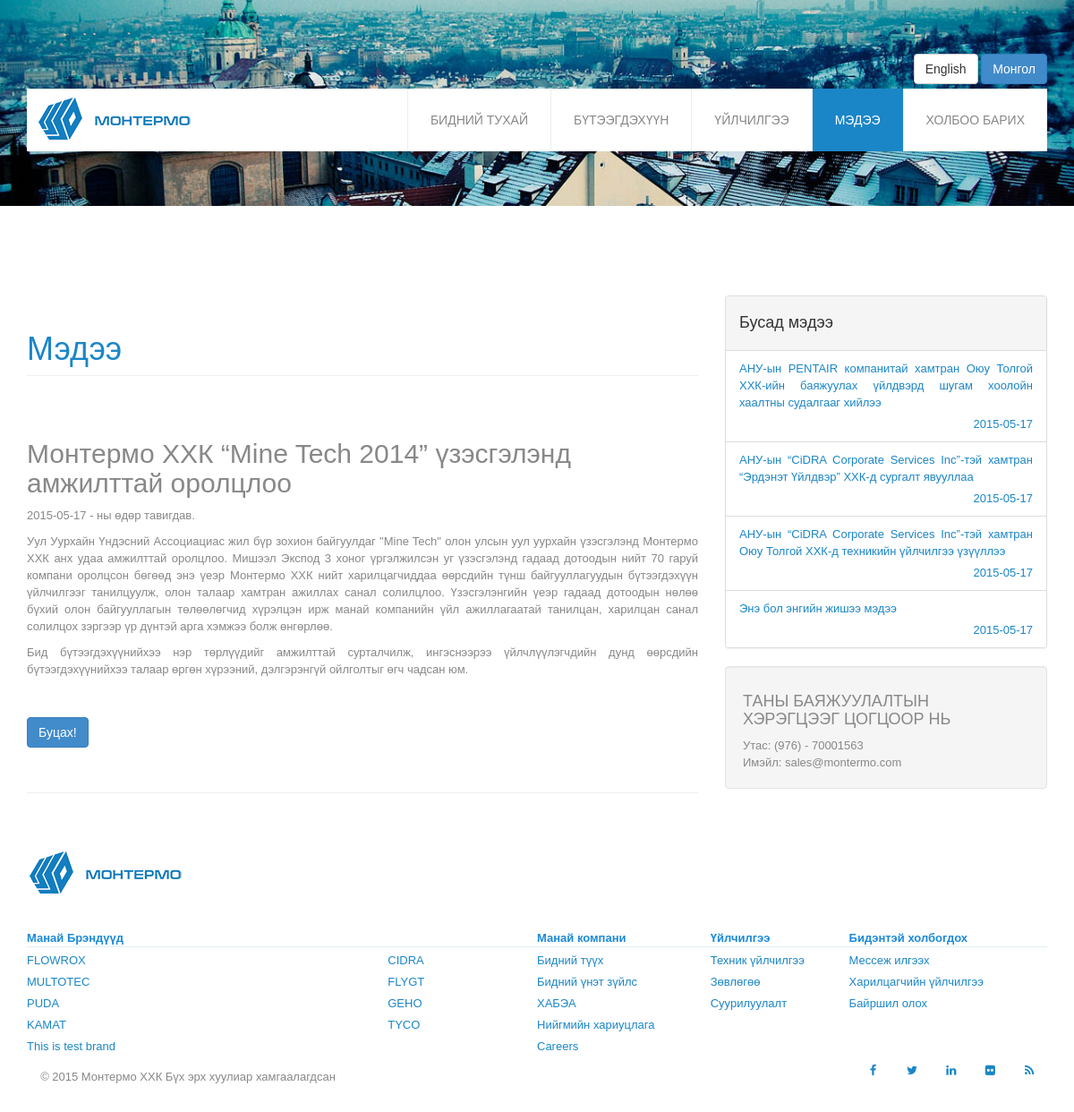
The page /mon/newsSpecific.php?news_id=12 on the database as committed earlier.
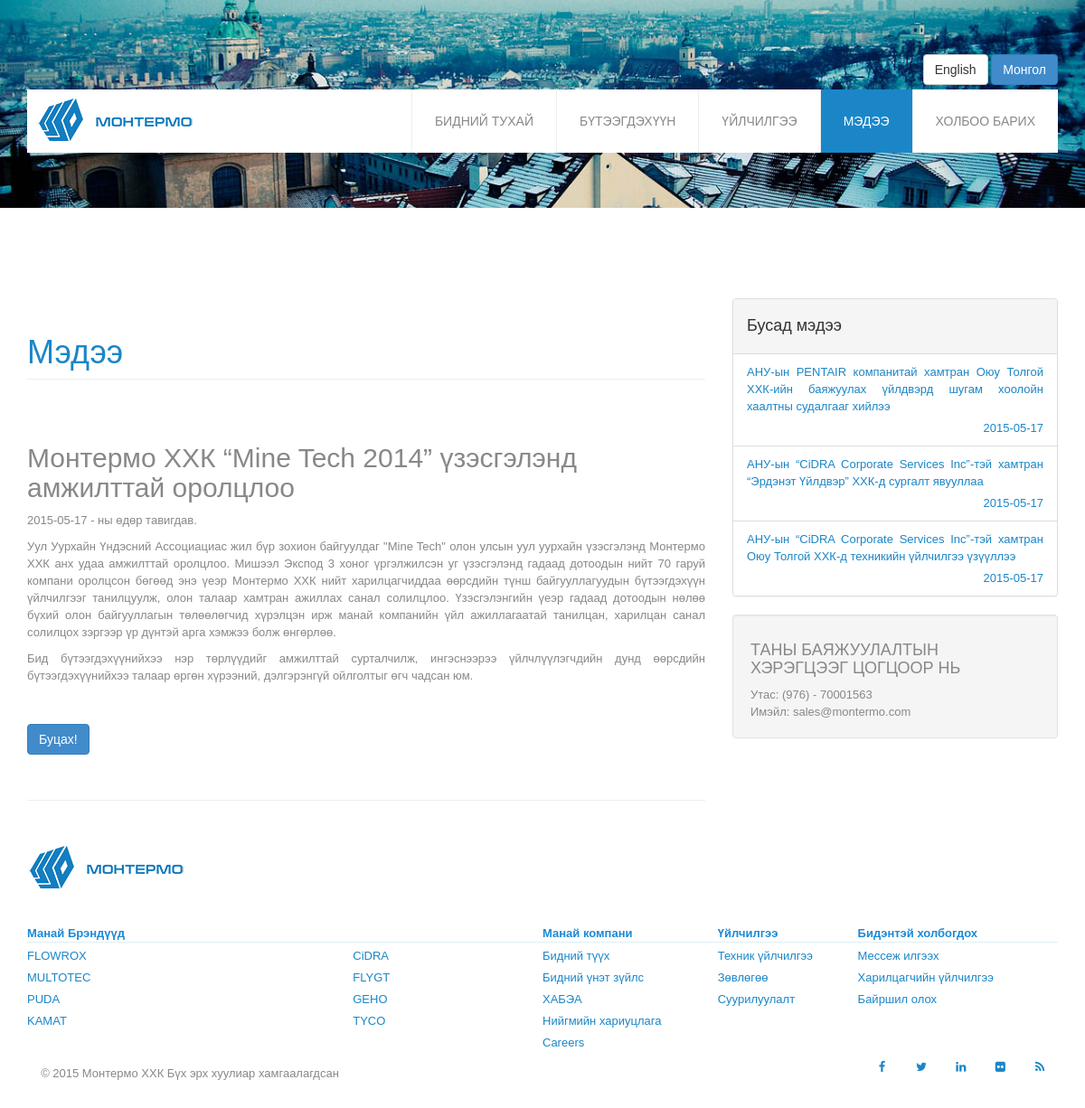
The same page on the database as committed later.
### tables this page shows
CREATE TABLE IF NOT EXISTS `news` (
  `news_id` int(100) NOT NULL AUTO_INCREMENT,
  `news_text` text NOT NULL,
  `news_header` varchar(155) NOT NULL,
  `news_date` date NOT NULL,
  `news_thumb` varchar(50) NOT NULL,
  `news_lang` varchar(10) NOT NULL,
  PRIMARY KEY (`news_id`),
  KEY `news_id` (`news_id`)
);

CREATE TABLE IF NOT EXISTS `brands` (
  `brand_id` int(100) NOT NULL AUTO_INCREMENT,
  `brand_title` varchar(255) NOT NULL,
  `brand_short_desc` text,
  `brand_description` text NOT NULL,
  `brand_logo` varchar(50) NOT NULL,
  `brand_lang` varchar(10) NOT NULL,
  PRIMARY KEY (`brand_id`),
  KEY `brand_id` (`brand_id`)
);

### admin/backend/db.php (called while the page is built, shortened)
<?php
    class Connector {
        private $host = "localhost";
        private $user = "root";
        private $pass = "acep123";
        private $dbname = "montermo";
        private $dbh;
        private $stmt;
        public function __construct() {
            $dsn = 'mysql:host=' . $this->host . ';dbname=' . $this->dbname . ';charset=utf8';
            $options = array(
                PDO::ATTR_PERSISTENT => true,
                PDO::ATTR_ERRMODE => PDO::ERRMODE_EXCEPTION
            );
            try {
                $this->dbh = new PDO($dsn, $this->user, $this->pass, $options);
            } catch (PDOException $e) {
                $this->error = $e->getMessage();
            }
        }
        public function query($query) {
            $this->stmt = $this->dbh->prepare($query);
        }
        public function bind($param, $value, $type = null) {
            if (is_null($type)) {
                switch (true) {
                    default:
                        $type = PDO::PARAM_STR;
                }
            }
            $this->stmt->bindValue($param, $value, $type);
        }
        public function execute() {
            return $this->stmt->execute();
        }
        public function resultset() {
            $this->execute();
            return $this->stmt->fetchAll(PDO::FETCH_ASSOC);
        }
        public function single() {
            $this->execute();
            return $this->stmt->fetch(PDO::FETCH_ASSOC);
        }
    }

### admin/backend/helper.php (called while the page is built, shortened)
<?php
function break_array($array, $page_size) {
  $arrays = array();
  $i = 0;
  foreach ($array as $index => $item) {
    if ($i++ % $page_size == 0) {
      $arrays[] = array();
      $current = & $arrays[count($arrays)-1];
    }
  }
  return $arrays;
}
?>

### mon/newsSpecific.php (the view, shortened to what the changed rows need)
<!DOCTYPE html>
<html class="no-js">
<?php
    require_once "../admin/backend/db.php";
    require_once "../admin/backend/helper.php";
?>
    <head>
        <link rel="stylesheet" href="../css/bootstrap.min.css">
        <link rel="stylesheet" href="../css/font-awesome.css">
        <link rel="stylesheet" href="../css/animate.css">
        <link rel="stylesheet" href="../css/templatemo_misc.css">
        <link rel="stylesheet" href="../css/templatemo_style.css">
        <link rel="stylesheet" href="../css/custom.css">
        <link rel="stylesheet" href="../css/mon_arial.css">
    </head>
    <body>
        <div class="middle-content">
    <div class="container">
        <div class="row">
            <div class="col-md-8">
                <h1 class="page-header">
                    <a href="news.php">Мэдээ</a>
                </h1>
                <?php
                    $news_id = isset($_GET['news_id']) ? $_GET['news_id'] : null;
                    if (!empty($news_id)) {
                    $db = new db\Connector();
                    $db->query("select * from news where news_id = :id");
                    $db->bind(":id", $news_id);
                    $news = $db->single();
                    ?>
                        <div class="news_post">
                            <h2>
                                <?php echo $news['news_header']; ?>
                            </h2>
                            <br>
                        </div>
                    <?php
                    }
                    ?>
            </div>
            <div class="col-md-4">
                <div class="panel panel-default aside-brands">
                    <ul class="list-group">
                    <?php
                        $db = new db\Connector();
                        $db->query("select * from news where news_lang = 'mongolian' AND news_id != :id");
                        $db->bind(":id", $news_id);
                        $result = $db->resultset();
                        foreach ($result as $res) {
                    ?>
                        <li class="list-group-item">
                            <a href="newsSpecific.php?news_id=<?php echo $res['news_id']; ?>">
                                <p>
                                    <?php echo $res['news_header']; ?>
                                </p>
                                <p class="text-right" style="margin-top: 5px;">
                                    <?php echo $res['news_date']; ?>
                                </p>
                            </a>
                        </li>
                    <?php
                    }
                    ?>
                    </ul>
                </div>
            </div>
        </div>
    </div>
        </div>
        <div class="site-footer">
            <?php include 'footer.php'; ?>
        </div>
    </body>
</html>

### mon/footer.php (shortened to what the changed rows need)
<div class="container customFooter">
	<div class="row">
		<div class="col-md-12 col-sm-12">
			<?php
				$db = new db\Connector();
				$db->query("select * from brands where brand_lang = 'mongolian'");
				$result = $db->resultset();
				$res = break_array($result, 2);
			?>
			<table class="footerTable pull-left" width="50%">
				<tr>
					<th colspan="2" scope="col">Манай Брэндүүд</th>
				</tr>
				<?php
				foreach ($res as $r) {
					echo "<tr>";
					foreach ($r as $a) {
						$id = $a['brand_id'];
						$title = $a['brand_title'];
						?>
						<td><a href="brandsSpecific.php?brands_id=<?php echo $id; ?>"><?php echo $title; ?></a></td>
						<?php
					}
					echo "</tr>";
				}
				?>
			</table>
			<table class="footerTable pull-left" width="50%">
				<tr>
					<th>Манай компани</th>
					<th>Үйлчилгээ</th>
					<th>Бидэнтэй холбогдох</th>
				</tr>
			</table>
		</div>
	</div>
</div>

Rows that differ between the two databases and show on the page:
removed news: news_header "Энэ бол энгийн жишээ мэдээ", news_date "2015-05-17"
removed brands: brand_title "This is test brand"
changed brands: brand_title "CIDRA" → "CiDRA"
